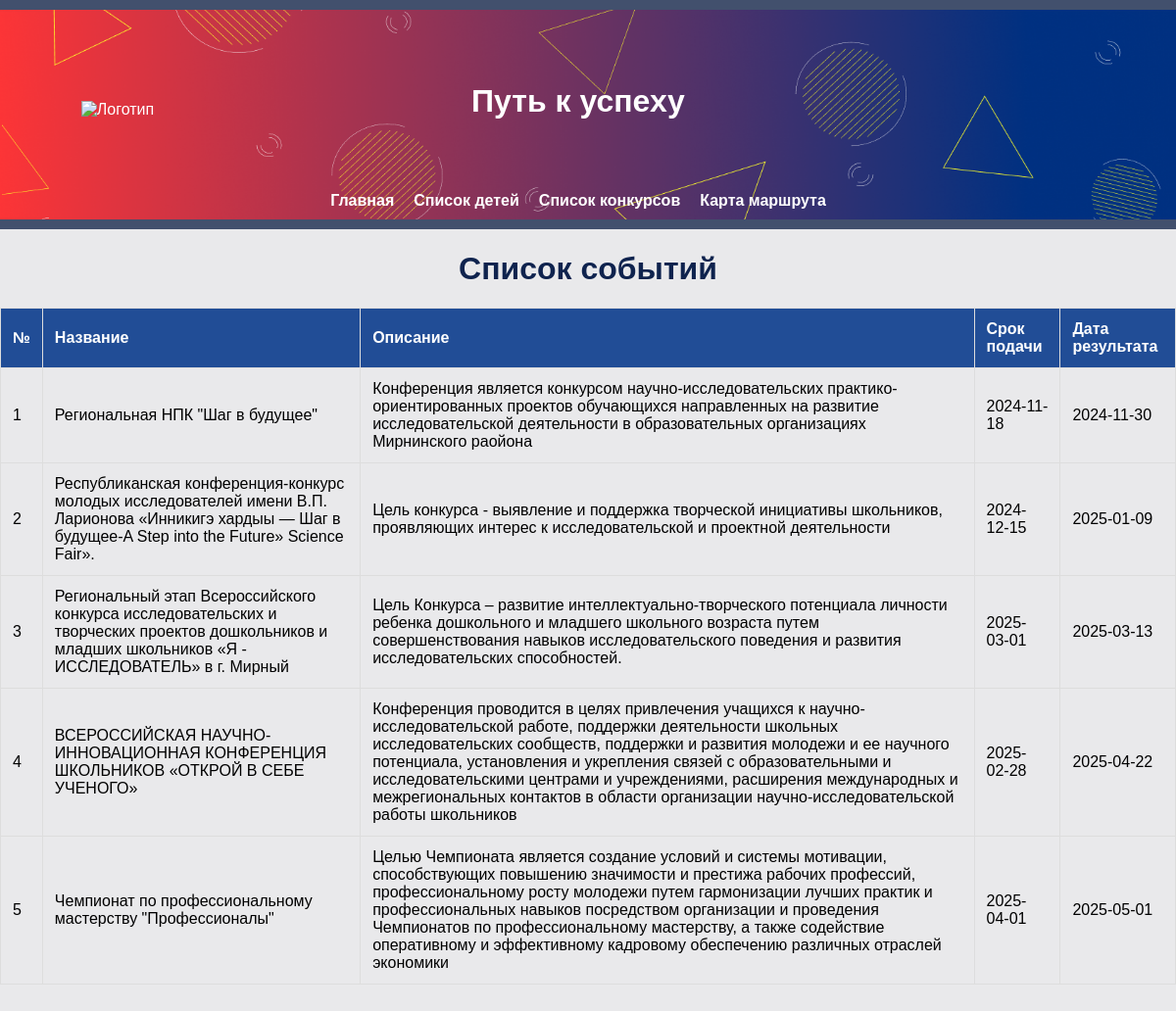
Before: /events with the older database file.
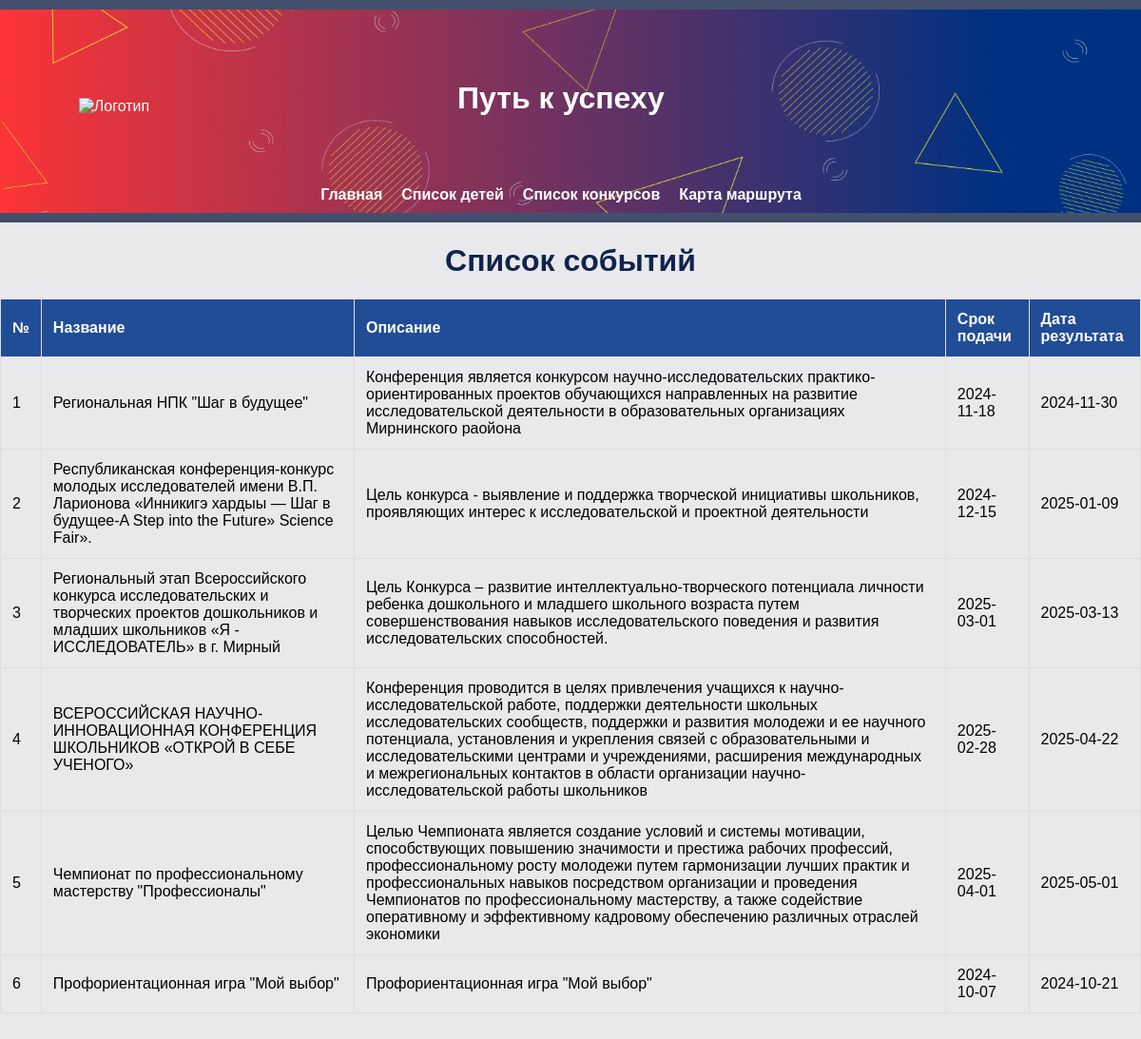
After: the same page with the newer database file.
### tables this page shows
CREATE TABLE events_table(
                    id INTEGER PRIMARY KEY AUTOINCREMENT,
                    name TEXT NOT NULL,
                    opisanie TEXT,
                    srok_podachi_date DATE,
                    result_date DATE
                    );

### app_29_09.py (the view)
@app.route('/events')
def events():
    db_lp = sqlite3.connect('date_source.db')
    cursor_db = db_lp.cursor()
    cursor_db.execute("SELECT * FROM events_table")
    events = cursor_db.fetchall()
    cursor_db.close()
    db_lp.close()
    return render_template('events.html', events=events)

### templates/events.html (shortened to what this page needs)
<!DOCTYPE html>
<html lang="ru">
<head>
    <link rel="stylesheet" href="{{ url_for('static', filename='styles.css') }}">
</head>
<header>
    <div class="header-container">
        <img src="{{ url_for('static', filename='img/Profile_banner.png') }}" alt="Баннер" class="header-banner">
        <div class="logo-container">
            <img src="{{ url_for('static', filename='img/logo.png') }}" alt="Логотип" class="logo">
        </div>
        <div class="navigator">
            <h6>Путь к успеху</h6>
            <nav>
                <a href="{{ url_for('index') }}">Главная</a>
                <a href="{{ url_for('spisok') }}">Список детей</a>
                <a href="{{ url_for('events') }}">Список конкурсов</a>
                <a href="{{ url_for('karta') }}">Карта маршрута</a>
            </nav>
        </div>
    </div>
</header>
<body>
    <h1>Список событий</h1>
    <table>
        <thead>
            <tr>
                <th>№</th>
                <th>Название</th>
                <th>Описание</th>
                <th>Срок подачи</th>
                <th>Дата результата</th>
            </tr>
        </thead>
        <tbody>
            {% for event in events %}
            <tr>
                <td>{{ event[0] }}</td>
                <td>{{ event[1] }}</td>
                <td>{{ event[2] }}</td>
                <td>{{ event[3] }}</td>
                <td>{{ event[4] }}</td>
            </tr>
            {% endfor %}
        </tbody>
    </table>
    <br><br><br>
</body>
</html>

### static/styles.css (style rules this page uses)
body { font-family: Arial, sans-serif; margin: 0; padding: 0; background-color: #E9E9EB; width: 100%; box-sizing: border-box; }
header { background: #42506D; color: white; padding: 10px 0; text-align: center; }
nav { margin: 10px 0; }
nav a { color: white; margin: 0 15px; text-decoration: none; }
h1 { text-align: center; color: #0F234E; }
h6 { text-align: center; font-size: 2em; }
.header-container { display: flex; width: 100%; margin: 0 auto; align-items: center; position: relative; z-index: 1; }
.header-banner { position: absolute; top: 0; left: 0; width: 100%; height: 100%; object-fit: cover; z-index: -1; }
.logo-container { text-align: center; width: 20%; margin-bottom: 10px; margin-right: 50px; }
.logo { max-width: 150px; height: auto; }
.navigator { width: 50%; text-align: center; }
.navigator nav { display: flex; justify-content: center; }
.navigator nav a { margin: 0 10px; }
table { width: 100%; border-collapse: collapse; margin: 20px 0; }
table, th, td { border: 1px solid #ddd; }
th, td { padding: 12px; text-align: left; }
th { background-color: #214D96; color: white; }
a { display: inline-block; margin-top: 20px; text-decoration: none; color: #35424a; font-weight: bold; }

Changed rows visible on the page:
added events_table: id "6", name "Профориентационная игра \"Мой выбор\"", opisanie "Профориентационная игра \"Мой выбор\"", srok_podachi_date "2024-10-07", result_date "2024-10-21"
